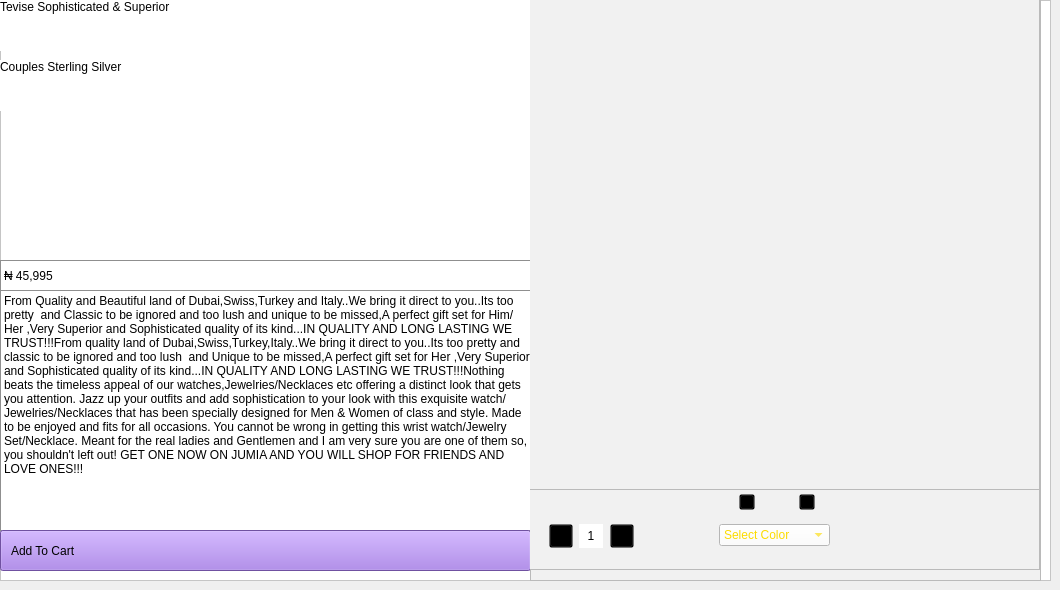
      <widget class="QWidget" name="samsun_7">
       <widget class="QFrame" name="frame_92">
        <property name="geometry">
         <rect>
          <x>0</x>
          <y>0</y>
          <width>1051</width>
          <height>581</height>
         </rect>
        </property>
        <property name="styleSheet">
         <string notr="true">background-color: rgb(255, 255, 255);</string>
        </property>
        <property name="frameShape">
         <enum>QFrame::StyledPanel</enum>
        </property>
        <property name="frameShadow">
         <enum>QFrame::Raised</enum>
        </property>
        <widget class="QFrame" name="frame_93">
         <property name="geometry">
          <rect>
           <x>0</x>
           <y>0</y>
           <width>531</width>
           <height>581</height>
          </rect>
         </property>
         <property name="frameShape">
          <enum>QFrame::StyledPanel</enum>
         </property>
         <property name="frameShadow">
          <enum>QFrame::Raised</enum>
         </property>
         <widget class="QLabel" name="label_160">
          <property name="geometry">
           <rect>
            <x>0</x>
            <y>0</y>
            <width>531</width>
            <height>51</height>
           </rect>
          </property>
          <property name="styleSheet">
           <string notr="true">font: 23pt &quot;Cooper Black&quot;;
</string>
          </property>
          <property name="text">
           <string>Tevise Sophisticated &amp; Superior</string>
          </property>
          <property name="alignment">
           <set>Qt::AlignLeading|Qt::AlignLeft|Qt::AlignTop</set>
          </property>
         </widget>
         <widget class="QLabel" name="label_161">
          <property name="geometry">
           <rect>
            <x>0</x>
            <y>60</y>
            <width>531</width>
            <height>51</height>
           </rect>
          </property>
          <property name="styleSheet">
           <string notr="true">font: 33pt &quot;Cooper Black&quot;;
</string>
          </property>
          <property name="text">
           <string>Couples Sterling Silver</string>
          </property>
          <property name="alignment">
           <set>Qt::AlignLeading|Qt::AlignLeft|Qt::AlignTop</set>
          </property>
         </widget>
         <widget class="QLabel" name="label_162">
          <property name="geometry">
           <rect>
            <x>0</x>
            <y>260</y>
            <width>531</width>
            <height>31</height>
           </rect>
          </property>
          <property name="styleSheet">
           <string notr="true">font: 17pt &quot;Cooper Black&quot;;
border: 1px solid rgb(143, 143, 143)</string>
          </property>
          <property name="text">
           <string>₦ 45,995</string>
          </property>
         </widget>
         <widget class="QLabel" name="label_163">
          <property name="geometry">
           <rect>
            <x>0</x>
            <y>290</y>
            <width>531</width>
            <height>241</height>
           </rect>
          </property>
          <property name="styleSheet">
           <string notr="true">font: 11pt &quot;Cooper&quot;;
border: 1px solid rgb(143, 143, 143)</string>
          </property>
          <property name="text">
           <string>From Quality and Beautiful land of Dubai,Swiss,Turkey and Italy..We bring it direct to you..Its too pretty  and Classic to be ignored and too lush and unique to be missed,A perfect gift set for Him/Her ,Very Superior and Sophisticated quality of its kind...IN QUALITY AND LONG LASTING WE TRUST!!!From quality land of Dubai,Swiss,Turkey,Italy..We bring it direct to you..Its too pretty and classic to be ignored and too lush  and Unique to be missed,A perfect gift set for Her ,Very Superior and Sophisticated quality of its kind...IN QUALITY AND LONG LASTING WE TRUST!!!Nothing beats the timeless appeal of our watches,Jewelries/Necklaces etc offering a distinct look that gets you attention. Jazz up your outfits and add sophistication to your look with this exquisite watch/Jewelries/Necklaces that has been specially designed for Men &amp; Women of class and style. Made to be enjoyed and fits for all occasions. You cannot be wrong in getting this wrist watch/Jewelry Set/Necklace. Meant for the real ladies and Gentlemen and I am very sure you are one of them so, you shouldn't left out! GET ONE NOW ON JUMIA AND YOU WILL SHOP FOR FRIENDS AND LOVE ONES!!!</string>
          </property>
          <property name="alignment">
           <set>Qt::AlignLeading|Qt::AlignLeft|Qt::AlignTop</set>
          </property>
          <property name="wordWrap">
           <bool>true</bool>
          </property>
         </widget>
         <widget class="QPushButton" name="pushButton_25">
          <property name="geometry">
           <rect>
            <x>0</x>
            <y>530</y>
            <width>531</width>
            <height>41</height>
           </rect>
          </property>
          <property name="styleSheet">
           <string notr="true">background-color: rgb(157, 113, 226);
text-align: left;
padding-left: 10px;
font: 15pt &quot;Rockwell Condensed&quot;;</string>
          </property>
          <property name="text">
           <string>Add To Cart</string>
          </property>
         </widget>
         <widget class="QLabel" name="label_164">
          <property name="geometry">
           <rect>
            <x>480</x>
            <y>530</y>
            <width>47</width>
            <height>41</height>
           </rect>
          </property>
          <property name="styleSheet">
           <string notr="true">background-color: transparent;</string>
          </property>
          <property name="text">
           <string/>
          </property>
          <property name="pixmap">
           <pixmap resource="../icons/img.qrc">:/icons/angle-double-right.png</pixmap>
          </property>
          <property name="scaledContents">
           <bool>false</bool>
          </property>
         </widget>
        </widget>
        <widget class="QFrame" name="frame_94">
         <property name="geometry">
          <rect>
           <x>530</x>
           <y>0</y>
           <width>511</width>
           <height>581</height>
          </rect>
         </property>
         <property name="styleSheet">
          <string notr="true">background-color: rgb(241, 241, 241);</string>
         </property>
         <property name="frameShape">
          <enum>QFrame::StyledPanel</enum>
         </property>
         <property name="frameShadow">
          <enum>QFrame::Raised</enum>
         </property>
         <widget class="QFrame" name="frame_95">
          <property name="geometry">
           <rect>
            <x>-1</x>
            <y>-1</y>
            <width>511</width>
            <height>571</height>
           </rect>
          </property>
          <property name="frameShape">
           <enum>QFrame::StyledPanel</enum>
          </property>
          <property name="frameShadow">
           <enum>QFrame::Raised</enum>
          </property>
          <widget class="QStackedWidget" name="stackedWidget_20">
           <property name="geometry">
            <rect>
             <x>30</x>
             <y>20</y>
             <width>461</width>
             <height>471</height>
            </rect>
           </property>
           <property name="currentIndex">
            <number>0</number>
           </property>
           <widget class="QWidget" name="page_44">
            <widget class="QLabel" name="label_169">
             <property name="geometry">
              <rect>
               <x>20</x>
               <y>10</y>
               <width>431</width>
               <height>451</height>
              </rect>
             </property>
             <property name="text">
              <string/>
             </property>
             <property name="pixmap">
              <pixmap resource="../icons/img.qrc">:/icons/w1.jpg</pixmap>
             </property>
             <property name="scaledContents">
              <bool>true</bool>
             </property>
            </widget>
           </widget>
          </widget>
          <widget class="QFrame" name="frame_110">
           <property name="geometry">
            <rect>
             <x>0</x>
             <y>490</y>
             <width>511</width>
             <height>81</height>
            </rect>
           </property>
           <property name="frameShape">
            <enum>QFrame::StyledPanel</enum>
           </property>
           <property name="frameShadow">
            <enum>QFrame::Raised</enum>
           </property>
           <widget class="QPushButton" name="pushButton_82">
            <property name="geometry">
             <rect>
              <x>210</x>
              <y>5</y>
              <width>16</width>
              <height>16</height>
             </rect>
            </property>
            <property name="styleSheet">
             <string notr="true">QPushButton{
background-color: transparent;}
QPushButton:pressed{
padding-left: -10px;
}</string>
            </property>
            <property name="text">
             <string/>
            </property>
            <property name="icon">
             <iconset resource="../icons/img.qrc">
              <normaloff>:/icons/left.png</normaloff>:/icons/left.png</iconset>
            </property>
           </widget>
           <widget class="QPushButton" name="pushButton_83">
            <property name="geometry">
             <rect>
              <x>270</x>
              <y>5</y>
              <width>16</width>
              <height>16</height>
             </rect>
            </property>
            <property name="styleSheet">
             <string notr="true">QPushButton{
background-color: transparent;}
QPushButton:pressed{
padding-left: 10px;
}</string>
            </property>
            <property name="text">
             <string/>
            </property>
            <property name="icon">
             <iconset resource="../icons/img.qrc">
              <normaloff>:/icons/right.png</normaloff>:/icons/right.png</iconset>
            </property>
           </widget>
           <widget class="QPushButton" name="pushButton_84">
            <property name="geometry">
             <rect>
              <x>20</x>
              <y>35</y>
              <width>24</width>
              <height>24</height>
             </rect>
            </property>
            <property name="styleSheet">
             <string notr="true">QPushButton{
background-color: transparent;}
QPushButton:pressed{
padding-left: -10px;
}</string>
            </property>
            <property name="text">
             <string/>
            </property>
            <property name="icon">
             <iconset resource="../icons/img.qrc">
              <normaloff>:/icons/square-minus.png</normaloff>:/icons/square-minus.png</iconset>
            </property>
            <property name="iconSize">
             <size>
              <width>24</width>
              <height>24</height>
             </size>
            </property>
           </widget>
           <widget class="QLabel" name="label_182">
            <property name="geometry">
             <rect>
              <x>50</x>
              <y>35</y>
              <width>24</width>
              <height>24</height>
             </rect>
            </property>
            <property name="styleSheet">
             <string notr="true">background-color: rgb(255, 255, 255);
font: 8pt &quot;Segoe UI Historic&quot;;</string>
            </property>
            <property name="text">
             <string>1</string>
            </property>
            <property name="alignment">
             <set>Qt::AlignCenter</set>
            </property>
           </widget>
           <widget class="QPushButton" name="pushButton_85">
            <property name="geometry">
             <rect>
              <x>81</x>
              <y>35</y>
              <width>24</width>
              <height>24</height>
             </rect>
            </property>
            <property name="styleSheet">
             <string notr="true">QPushButton{
background-color: transparent;}
QPushButton:pressed{
padding-left: 10px;
}</string>
            </property>
            <property name="text">
             <string/>
            </property>
            <property name="icon">
             <iconset resource="../icons/img.qrc">
              <normaloff>:/icons/square-plus.png</normaloff>:/icons/square-plus.png</iconset>
            </property>
            <property name="iconSize">
             <size>
              <width>24</width>
              <height>24</height>
             </size>
            </property>
           </widget>
           <widget class="QComboBox" name="comboBox_15">
            <property name="geometry">
             <rect>
              <x>190</x>
              <y>35</y>
              <width>111</width>
              <height>22</height>
             </rect>
            </property>
            <property name="styleSheet">
             <string notr="true">QComboBox {
    background-color: rgb(255, 255, 255);
    color: rgb(252, 219, 0);
}
QComboBox QAbstractItemView {
    background-color: rgb(242, 211, 0);
    color: rgb(255, 255, 255);
    selection-background-color: rgb(250, 217, 0);
    selection-color: rgb(255, 255, 255);
}
</string>
            </property>
            <item>
             <property name="text">
              <string>Select Color</string>
             </property>
            </item>
            <item>
             <property name="text">
              <string>Black</string>
             </property>
            </item>
            <item>
             <property name="text">
              <string>Blue</string>
             </property>
            </item>
            <item>
             <property name="text">
              <string>Grey</string>
             </property>
            </item>
            <item>
             <property name="text">
              <string>White</string>
             </property>
            </item>
           </widget>
          </widget>
         </widget>
        </widget>
       </widget>
      </widget>
